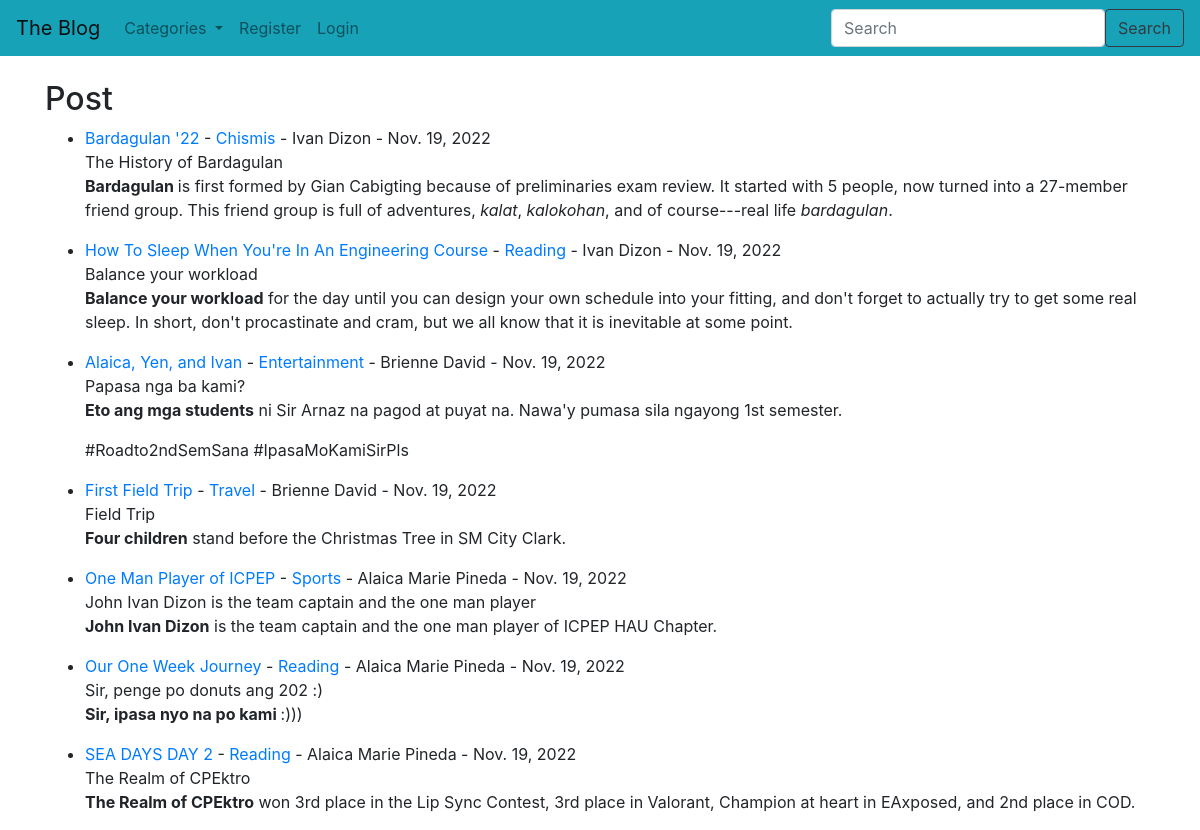
The page / on the database its author committed.
### bloggerist/models.py (models this page shows, shortened)
class Post(models.Model):
    title = models.CharField(max_length=255)
    header_image = models.ImageField(null=True, blank=True, upload_to="images/")
    title_tag = models.CharField(max_length=255)
    author = models.ForeignKey(User, on_delete=models.CASCADE)
    body = RichTextField(blank=True, null=True)
    post_date = models.DateField(auto_now_add=True)
    category = models.CharField(max_length=255, default='coding')
    snippet = models.CharField(max_length=255)
    likes = models.ManyToManyField(User, related_name='blog_posts')

### bloggerist/views.py (the view)
# urls.py: path('', HomeView.as_view(), name="home"),
class HomeView(ListView):
    model = Post
    template_name = 'home.html'
    cats = Category.objects.all()
    ordering = ['-post_date']
    def get_context_data(self, *args, **kwargs):
        cat_menu = Category.objects.all()
        context = super(HomeView, self).get_context_data(*args, **kwargs)
        context["cat_menu"] = cat_menu
        return context

### bloggerist/models.py (called while the page is built)
    def __str__(self):
        return self.name

### templates/home.html (shortened to what this page needs)
{% extends 'base.html' %}
{% block content %}
<h2>Post</h2>
<ul>
{% for post in object_list %}
    <li><a href="{% url 'article-detail' post.pk %}"
    >{{ post.title }}</a>
        - <a href="{% url 'category' post.category %}">{{ post.category }}</a>
        - {{ post.author.first_name }} {{ post.author.last_name }} -
        {{ post.post_date }}  <br/>
    {{ post.snippet }}
    {{ post.body |slice:":500"|safe }}</li>
{% endfor%}
</ul>
{% endblock %}

### rows shown on the page
Post: title "Bardagulan '22", category "Chismis", author.first_name "Ivan", author.last_name "Dizon", post_date "Nov. 19, 2022", snippet "The History of Bardagulan", body "Bardagulan is first formed by Gian Cabigting because of preliminaries exam review. It started with 5 people, now turned into a 27-member friend group. This friend group is full of adventures, kalat , kalokohan , and of course---real life bardagulan ."
Post: title "How To Sleep When You're In An Engineering Course", category "Reading", author.first_name "Ivan", author.last_name "Dizon", post_date "Nov. 19, 2022", snippet "Balance your workload", body "Balance your workload for the day until you can design your own schedule into your fitting, and don't forget to actually try to get some real sleep. In short, don't procastinate and cram, but we all know that it is inevitable at some point."
Post: title "Alaica, Yen, and Ivan", category "Entertainment", author.first_name "Brienne", author.last_name "David", post_date "Nov. 19, 2022", snippet "Papasa nga ba kami?", body "Eto ang mga students ni Sir Arnaz na pagod at puyat na. Nawa'y pumasa sila ngayong 1st semester. #Roadto2ndSemSana #IpasaMoKamiSirPls"
Post: title "First Field Trip", category "Travel", author.first_name "Brienne", author.last_name "David", post_date "Nov. 19, 2022", snippet "Field Trip", body "Four children stand before the Christmas Tree in SM City Clark."
Post: title "One Man Player of ICPEP", category "Sports", author.first_name "Alaica Marie", author.last_name "Pineda", post_date "Nov. 19, 2022", snippet "John Ivan Dizon is the team captain and the one man player", body "John Ivan Dizon is the team captain and the one man player of ICPEP HAU Chapter."
Post: title "Our One Week Journey", category "Reading", author.first_name "Alaica Marie", author.last_name "Pineda", post_date "Nov. 19, 2022", snippet "Sir, penge po donuts ang 202 :)", body "Sir, ipasa nyo na po kami :)))"
Post: title "SEA DAYS DAY 2", category "Reading", author.first_name "Alaica Marie", author.last_name "Pineda", post_date "Nov. 19, 2022", snippet "The Realm of CPEktro", body "The Realm of CPEktro won 3rd place in the Lip Sync Contest, 3rd place in Valorant, Champion at heart in EAxposed, and 2nd place in COD."
